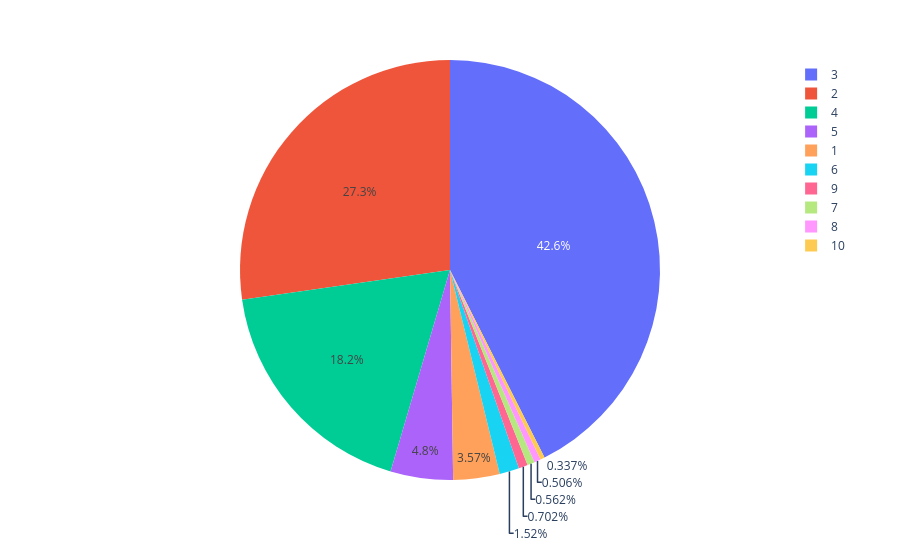

The code cell stored with this chart in its notebook:
### Code cell
fig = px.pie(df, names='bedRoom')

fig.show()

### Figure 1 — Plotly figure (JSON) as saved in the notebook; plotly's stock layout.template omitted (floating-point values rounded to 4 significant figures; data arrays with more than 128 entries replaced by an {"elided": "..."} marker saying what was removed)
{"data": [{"domain": {"x": [0, 1], "y": [0, 1]}, "hovertemplate": "bedRoom=%{label}<extra></extra>", "labels": {"elided": "3559 int values"}, "legendgroup": "", "name": "", "showlegend": true, "type": "pie"}], "layout": {"legend": {"tracegroupgap": 0}, "margin": {"t": 60}}}
